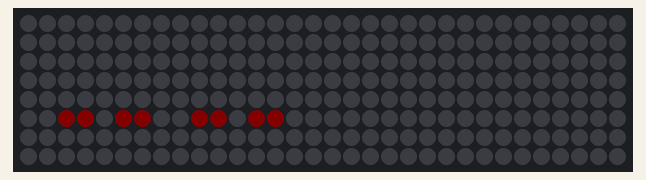
Bench run of a sketch on a simulated ESP32. On the bench: 32×8 RGB LED matrix (first LED top left, wired row by row). Dim RGB values are drawn brighter than linear; WiFi joins after 1.5 s; servers stay silent unless stated; the local clock reads 2024-03-15 10:24:30 at power-on unless the sketch sets it; what the sketch prints to the serial monitor is not drawn.

Above: at 1.83 s.

The sketch:

NTP-clock.ino
```cpp
#include <WiFi.h>
#include <FastLED.h>
#include <time.h>
#include "clock_display.h"

#define SSID "P30"
#define PASSWORD "00000000"

const char *NTP_POOL = "1.fi.pool.ntp.org";
const char *LOCAL_TZ = "EET-2EEST-3,M3.5.0/03:00:00,M10.5.0/04:00:00";

time_t currentTime = 0;
tm timeinfo;

void setup() {
	Serial.begin(115200);
	initDisplay();
	WiFi.begin(SSID, PASSWORD);

	Serial.print("Connecting to ");
	Serial.print(SSID);
	uint8_t counter = 0;
	while (WiFi.status() != WL_CONNECTED) {
		Serial.print(".");
		delay(200);

		if (++counter == 100)
			ESP.restart();
	}
	Serial.println("\nConnected!");

	counter = 0;
	setenv("TZ", LOCAL_TZ, 1);
	configTime(0, 0, NTP_POOL);
	Serial.print("Synchronising time with ");
	Serial.print(NTP_POOL);
	do {
		time(&currentTime);
		localtime_r(&currentTime, &timeinfo);
		Serial.print(".");
		delay(50);

		if (++counter == 100)
			ESP.restart();
	} while (timeinfo.tm_year < 10);
}

void loop() {
	time(&currentTime);
	localtime_r(&currentTime, &timeinfo);
	displayTime(timeinfo.tm_hour, timeinfo.tm_min, timeinfo.tm_sec);
}
```

clock_display.h
```cpp
#define DISPLAY_WIDTH 32
#define DISPLAY_HEIGHT 8
#define NUM_LEDS (DISPLAY_WIDTH*DISPLAY_HEIGHT)

#define DISPLAY_PIN 13

#ifndef CLOCK_DISPLAY
#define CLOCK_DISPLAY

const uint8_t NUMBER_FONT[][DISPLAY_HEIGHT] = {
	{ // 0
		0x06,  /* 0110 */
		0x09,  /* 1001 */
		0x09,  /* 1001 */
		0x09,  /* 1001 */
		0x09,  /* 1001 */
		0x09,  /* 1001 */
		0x09,  /* 1001 */
		0x06   /* 0110 */
	},
	{ // 1
		0x06,  /* 0110 */
		0x02,  /* 0110 */
		0x02,  /* 0010 */
		0x02,  /* 0010 */
		0x02,  /* 0010 */
		0x02,  /* 0010 */
		0x02,  /* 0010 */
		0x0F   /* 1111 */
	},
	{ // 2
		0x0E,  /* 1110 */
		0x01,  /* 0001 */
		0x01,  /* 0001 */
		0x01,  /* 0001 */
		0x06,  /* 0110 */
		0x08,  /* 1000 */
		0x08,  /* 1000 */
		0x07   /* 0111 */
	},
	{ // 3
		0x0E,  /* 1110 */
		0x01,  /* 0001 */
		0x01,  /* 0001 */
		0x06,  /* 0110 */
		0x01,  /* 0001 */
		0x01,  /* 0001 */
		0x01,  /* 0001 */
		0x0E   /* 1110 */
	},
	{ // 4
		0x02,  /* 0010 */
		0x06,  /* 0110 */
		0x0A,  /* 1010 */
		0x0A,  /* 1010 */
		0x0F,  /* 1111 */
		0x02,  /* 0010 */
		0x02,  /* 0010 */
		0x02   /* 0010 */
	},
	{ // 5
		0x0F,  /* 1111 */
		0x08,  /* 1000 */
		0x08,  /* 1000 */
		0x06,  /* 0110 */
		0x01,  /* 0001 */
		0x01,  /* 0001 */
		0x01,  /* 0001 */
		0x0E   /* 1110 */
	},
	{ // 6
		0x06,  /* 0111 */
		0x08,  /* 1000 */
		0x08,  /* 1000 */
		0x0E,  /* 1110 */
		0x09,  /* 1001 */
		0x09,  /* 1001 */
		0x09,  /* 1001 */
		0x06   /* 0110 */
	},
	{ // 7
		0x0F,  /* 1111 */
		0x01,  /* 0001 */
		0x01,  /* 0001 */
		0x06,  /* 0110 */
		0x02,  /* 0010 */
		0x04,  /* 0100 */
		0x04,  /* 0100 */
		0x08   /* 1000 */
	},
	{ // 8
		0x06,  /* 0110 */
		0x09,  /* 1001 */
		0x09,  /* 1001 */
		0x06,  /* 0110 */
		0x09,  /* 1001 */
		0x09,  /* 1001 */
		0x09,  /* 1001 */
		0x06   /* 0110 */
	},
	{ // 9
		0x06,  /* 0110 */
		0x09,  /* 1001 */
		0x09,  /* 1001 */
		0x09,  /* 1001 */
		0x07,  /* 0111 */
		0x01,  /* 0001 */
		0x09,  /* 1001 */
		0x06   /* 0110 */
	}
};

uint8_t COLON[] = {
	0b000,
	0b011,
	0b011,
	0b000,
	0b011,
	0b011,
	0b000,
	0b000
};
#endif

void initDisplay(void);
void displayTime(uint8_t hours, uint8_t minutes, uint8_t seconds);
```

clock_display.ino
```cpp
#include <FastLED.h>
#include <stdint.h>
#include "clock_display.h"

#define FONT_WIDTH 4
#define FONT_MASK 0x80
#define COLON_WIDTH 2
#define COLON_MASK (1 << (COLON_WIDTH - 1))
#define START_OFFSET 0

CRGB leds[NUM_LEDS];

void initDisplay(void) {
	pinMode(DISPLAY_PIN, OUTPUT);
	FastLED.addLeds<WS2812, DISPLAY_PIN, GRB>(leds, NUM_LEDS);
	FastLED.setBrightness(7);
	FastLED.clear();
}

uint16_t translateXY(uint8_t x, uint8_t y) {
	uint8_t oddColumn = x&1;
	return ((DISPLAY_WIDTH - (x + 1 - oddColumn))*DISPLAY_HEIGHT - oddColumn) + y*(1 - 2*oddColumn);
}

void displayDigit(uint8_t digit, uint8_t xOffset, uint8_t yOffset) {
	for (uint8_t x = 0; x < FONT_WIDTH; x++) {
		for (uint8_t y = 0; y < DISPLAY_HEIGHT; y++) {
			uint8_t on = (NUMBER_FONT[digit][y] & (FONT_MASK >> x)) > 0;
			leds[translateXY(x + xOffset, y + yOffset)] = on*CRGB::Red + CRGB::Black;
		}
	}
}

void displayColon(uint8_t xOffset, uint8_t yOffset) {
	for (uint8_t x = 0; x < COLON_WIDTH; x++) {
		for (uint8_t y = 0; y < DISPLAY_HEIGHT; y++) {
			uint8_t on = (COLON[y] & (COLON_MASK >> x)) > 0;
			leds[translateXY(x + xOffset, y + yOffset)] = on*CRGB::Red + CRGB::Black;
		}
	}
}

void displayTime(uint8_t hours, uint8_t minutes, uint8_t seconds) {
	FastLED.clear();

	displayDigit(hours/10, START_OFFSET, 0);
	displayDigit(hours%10, START_OFFSET + FONT_WIDTH, 0);

	if (seconds&1)
		displayColon(START_OFFSET + FONT_WIDTH*2, 0);

	displayDigit(minutes/10, START_OFFSET + FONT_WIDTH*2 + COLON_WIDTH, 0);
	displayDigit(minutes%10, START_OFFSET + FONT_WIDTH*3 + COLON_WIDTH, 0);
	FastLED.show();
}
```
